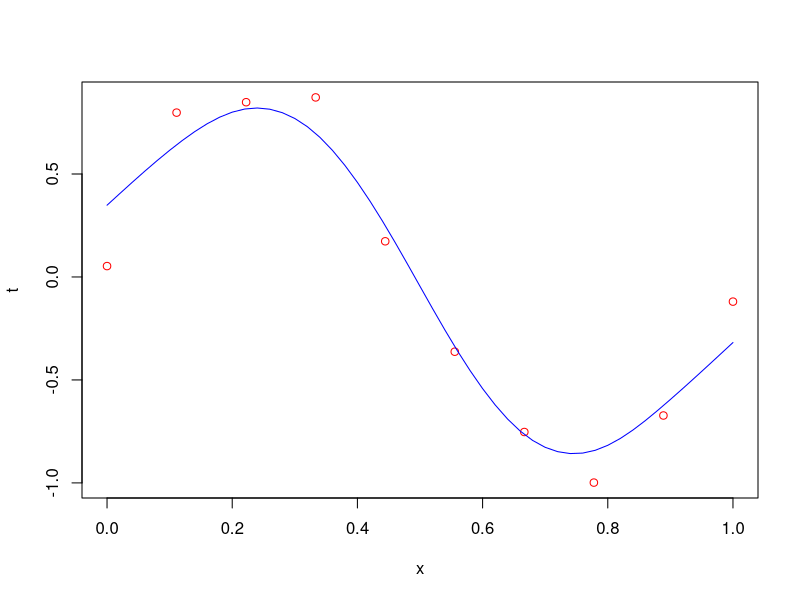
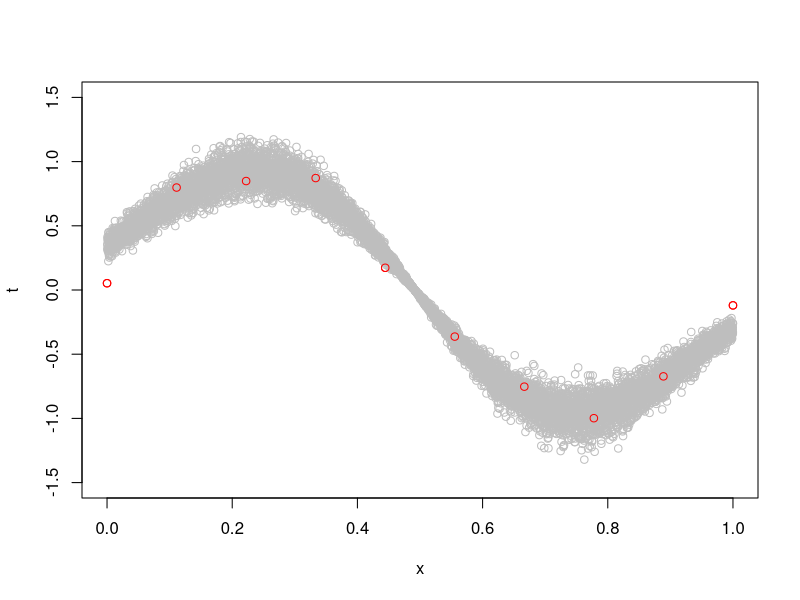

Write R code to recreate these figures, in order.
## ---- chunk 1

library(splines)
library(MASS)

M <- 9
delta <- 0.4
a0 <- -1/2
b0 <- 0
basis_type <- 'Gauss'

data <- read.csv('curve_data.txt', sep = ' ')

phix <- function(x, M, option) {
  phi <- rep(0, M)
  if (option == "poly") {
    for (i in 1:(M)) {
      phi[i] <- x**i
    }
  }
  if (option == "Gauss") {
    for (i in 1:(M)) {
      phi[i] <- exp(-((x-i/(M))**2)/0.1)
    }
    
  }
  phi
}

gamma.a <- function(a0, N) { a0 + N/2 }
gamma.b <- function(b0, N, var_mle) { b0 + (N/2) * var_mle }

option = 'Gauss'
post.params <- function(data, M, option, delta, a0, b0) {
  N = length(data$x)
  phi = phix(data$x[1],M, option)
  for (i in 2:length(data$x)) {
    phi_ <- phix(data$x[i], M, option)
    phi = rbind(phi, phi_)  
  }
  phi <- cbind(rep(1,M+1), phi)

  mle <- lm.fit(phi[,1:3], data$t)
  var_mle <- var(mle$fitted.values)
  posterior.a <- gamma.a(a0, length(data$x))
  posterior.b <- gamma.b(b0, length(data$x), var_mle)
  posterior.g.expected_value <- posterior.a / posterior.b
  
  g <- posterior.g.expected_value
  D <- diag(ncol(phi)) * delta
  Q <- (g^(-1) * (D + g * t(phi) %*% phi))
  w <- g * solve(D + g * t(phi) %*% phi) %*% t(phi) %*% data$t
  K <- g * solve(D + g * t(phi) %*% phi) %*% t(phi)
  wbayes.t <- phi %*% w
  #wbayes.t <- K %*% data$t

  posterior.b <- posterior.b + 1/2 * t(data$t) %*% (diag(N) - K) %*% data$t
  # FIXME: Return a key-value
  return(list(Q, w, wbayes.t, posterior.a, posterior.b))
}

answer <- post.params(data, 9, "Gauss", delta, a0, b0)
Qbayes <- answer[[1]]
wbayes <- answer[[2]]
linear_predictor <- answer[[3]]
posterior.a <- answer[[4]]
posterior.b <- answer[[5]]

plot(data, col ='red')

lines(predict(splines::interpSpline(data$x, linear_predictor)), col ='blue')

plot(data, col = 'red', ylim = range(-1.5:1.5))

nsims <- 100
for (sim in 1:nsims) {
  xs <- runif(100)
  ys <- rep(0, length(xs))
  for (n in 1:length(xs)) {
    testphi <- c(1, phix(xs[n], M, basis_type))
    F = 1/(1 + t(testphi) %*% solve(Qbayes) %*% testphi)
    result = rt(n = 100, ncp = (posterior.a/posterior.b) * F, df = 2 * posterior.a) * (t(testphi) %*% wbayes)
    ys[n] <- mean(result)
  }
  points(xs, ys, col ='grey')
}
points(data, col ='red')

